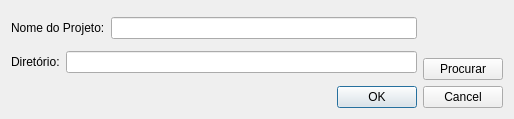
<?xml version="1.0" encoding="UTF-8"?>
<ui version="4.0">
 <class>Dialog</class>
 <widget class="QDialog" name="Dialog">
  <property name="geometry">
   <rect>
    <x>0</x>
    <y>0</y>
    <width>514</width>
    <height>119</height>
   </rect>
  </property>
  <property name="windowTitle">
   <string>Dialog</string>
  </property>
  <layout class="QVBoxLayout" name="verticalLayout_3">
   <item>
    <layout class="QHBoxLayout" name="horizontalLayout_3">
     <item>
      <layout class="QVBoxLayout" name="verticalLayout_2">
       <item>
        <layout class="QHBoxLayout" name="horizontalLayout_2">
         <item>
          <widget class="QLabel" name="label">
           <property name="text">
            <string>Nome do Projeto:</string>
           </property>
          </widget>
         </item>
         <item>
          <widget class="QLineEdit" name="lineEdit"/>
         </item>
        </layout>
       </item>
       <item>
        <layout class="QHBoxLayout" name="horizontalLayout">
         <item>
          <widget class="QLabel" name="label_2">
           <property name="text">
            <string>Diretório:</string>
           </property>
          </widget>
         </item>
         <item>
          <widget class="QLineEdit" name="lineEdit_2"/>
         </item>
        </layout>
       </item>
      </layout>
     </item>
     <item>
      <layout class="QVBoxLayout" name="verticalLayout">
       <item>
        <spacer name="verticalSpacer">
         <property name="orientation">
          <enum>Qt::Vertical</enum>
         </property>
         <property name="sizeHint" stdset="0">
          <size>
           <width>20</width>
           <height>40</height>
          </size>
         </property>
        </spacer>
       </item>
       <item>
        <widget class="QPushButton" name="pushButton">
         <property name="text">
          <string>Procurar</string>
         </property>
        </widget>
       </item>
      </layout>
     </item>
    </layout>
   </item>
   <item>
    <widget class="QDialogButtonBox" name="buttonBox">
     <property name="orientation">
      <enum>Qt::Horizontal</enum>
     </property>
     <property name="standardButtons">
      <set>QDialogButtonBox::Cancel|QDialogButtonBox::Ok</set>
     </property>
    </widget>
   </item>
  </layout>
  <zorder>buttonBox</zorder>
  <zorder>label</zorder>
  <zorder>lineEdit</zorder>
  <zorder>pushButton</zorder>
  <zorder>horizontalSpacer</zorder>
 </widget>
 <resources/>
 <connections>
  <connection>
   <sender>buttonBox</sender>
   <signal>accepted()</signal>
   <receiver>Dialog</receiver>
   <slot>accept()</slot>
   <hints>
    <hint type="sourcelabel">
     <x>248</x>
     <y>254</y>
    </hint>
    <hint type="destinationlabel">
     <x>157</x>
     <y>274</y>
    </hint>
   </hints>
  </connection>
  <connection>
   <sender>buttonBox</sender>
   <signal>rejected()</signal>
   <receiver>Dialog</receiver>
   <slot>reject()</slot>
   <hints>
    <hint type="sourcelabel">
     <x>316</x>
     <y>260</y>
    </hint>
    <hint type="destinationlabel">
     <x>286</x>
     <y>274</y>
    </hint>
   </hints>
  </connection>
 </connections>
</ui>
